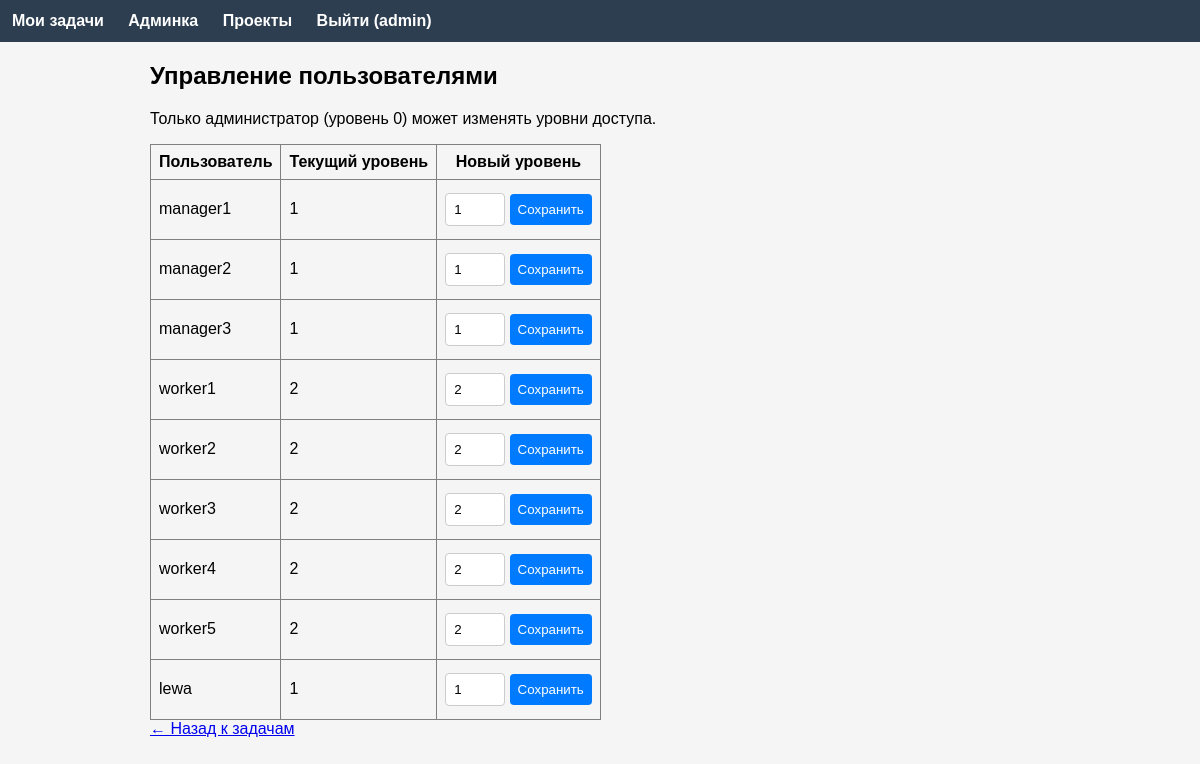
Page /admin (signed in) on the earlier database version.
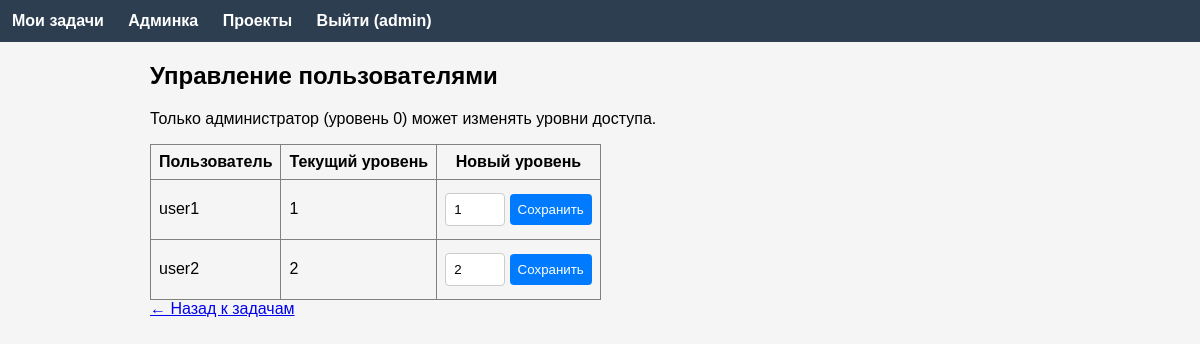
Same page on the later database version.
### app/models.py (models this page shows, shortened)
class User(UserMixin, db.Model):
    id = db.Column(db.Integer, primary_key=True)
    username = db.Column(db.String(64), index=True, unique=True, nullable=False)
    password_hash = db.Column(db.String(128), nullable=False)
    access_level = db.Column(db.Integer, default=1, nullable=False)
    authored_tasks = db.relationship('Task', back_populates='author', lazy='dynamic')
    assigned_tasks = db.relationship('Task', secondary=task_assignees, back_populates='assignees')
    comments = db.relationship('Comment', back_populates='author', lazy='dynamic')
    authored_projects = db.relationship('Project', back_populates='author', lazy='dynamic')
    def is_admin(self):
        return self.access_level == 0

### app/main/routes.py (the view)
@main.route('/admin')
@login_required
def admin():
    if not current_user.is_admin():
        flash('Доступ запрещён')
        return redirect(url_for('main.tasks'))
    users = User.query.filter(User.id != current_user.id).all()
    return render_template('admin.html', users=users)

### app/__init__.py (called while the page is built)
def create_app():
    app = Flask(__name__)
    app.config['SECRET_KEY'] = os.environ.get('SECRET_KEY', 'dev-secret-key')
    app.config['SQLALCHEMY_DATABASE_URI'] = 'sqlite:///task_manager.db'
    app.config['SQLALCHEMY_TRACK_MODIFICATIONS'] = False
    db.init_app(app)
    login_manager.init_app(app)
    login_manager.login_view = 'auth.login'
    from .models import User
    @login_manager.user_loader
    def load_user(user_id):
        return User.query.get(int(user_id))
    from .auth import auth as auth_blueprint
    app.register_blueprint(auth_blueprint)
    from .main import main as main_blueprint
    app.register_blueprint(main_blueprint)
    from .api import api as api_blueprint
    app.register_blueprint(api_blueprint, url_prefix='/api')
    return app

### app/templates/admin.html
{% extends "base.html" %}
{% block content %}
<h2>Управление пользователями</h2>
<p>Только администратор (уровень 0) может изменять уровни доступа.</p>
<table border="1" cellpadding="8" style="border-collapse:collapse; margin-top:15px;">
    <thead>
        <tr>
            <th>Пользователь</th>
            <th>Текущий уровень</th>
            <th>Новый уровень</th>
        </tr>
    </thead>
    <tbody>
        {% for user in users %}
        <tr>
            <td>{{ user.username }}</td>
            <td>{{ user.access_level }}</td>
            <td>
                <form method="post" action="{{ url_for('main.set_user_access_level', user_id=user.id) }}" style="display:inline;">
                    <input type="number" name="level" value="{{ user.access_level }}" min="0" style="width:60px;">
                    <button type="submit">Сохранить</button>
                </form>
            </td>
        </tr>
        {% endfor %}
    </tbody>
</table>
<a href="{{ url_for('main.tasks') }}">← Назад к задачам</a>
{% endblock %}

### app/templates/base.html (shortened to what this page needs)
<!DOCTYPE html>
<html lang="ru">
<head>
    <link rel="stylesheet" href="{{ url_for('static', filename='style.css') }}">
</head>
<body>
    <nav>
        {% if current_user.is_authenticated %}
            <a href="{{ url_for('main.tasks') }}">Мои задачи</a>
            {% if current_user.is_admin() %}
                <a href="{{ url_for('main.admin') }}">Админка</a>
            {% endif %}
            <a href="{{ url_for('main.projects') }}">Проекты</a>
            <a href="{{ url_for('auth.logout') }}">Выйти ({{ current_user.username }})</a>
        {% else %}
            <a href="{{ url_for('main.index') }}">Главная</a>
            <a href="{{ url_for('auth.login') }}">Вход</a>
            <a href="{{ url_for('auth.register') }}">Регистрация</a>
        {% endif %}
    </nav>
    <main>
        {% block content %}{% endblock %}
    </main>
</body>
</html>

### app/static/style.css (style rules this page uses)
body { font-family: Arial, sans-serif; margin: 0; padding: 0; background: #f5f5f5; }
nav { background: #2c3e50; padding: 12px; }
nav a { color: white; margin-right: 20px; text-decoration: none; font-weight: bold; }
main { max-width: 900px; margin: 20px auto; padding: 0 15px; }
input, textarea, button, select { margin: 5px 0; padding: 8px; border: 1px solid #ccc; border-radius: 4px; width: 100%; box-sizing: border-box; }
button { background: #007bff; color: white; border: none; cursor: pointer; border-radius: 4px; width: auto; }
form { margin: 0; }

Differences in the rows shown:
removed User: username "manager3", access_level "1", level "1"
removed User: username "worker1", access_level "2", level "2"
removed User: username "worker2", access_level "2", level "2"
removed User: username "worker3", access_level "2", level "2"
removed User: username "worker4", access_level "2", level "2"
removed User: username "worker5", access_level "2", level "2"
removed User: username "lewa", access_level "1", level "1"
changed User: username "manager1" → "user1"
changed User: username "manager2" → "user2"; access_level "1" → "2"; level "1" → "2"
